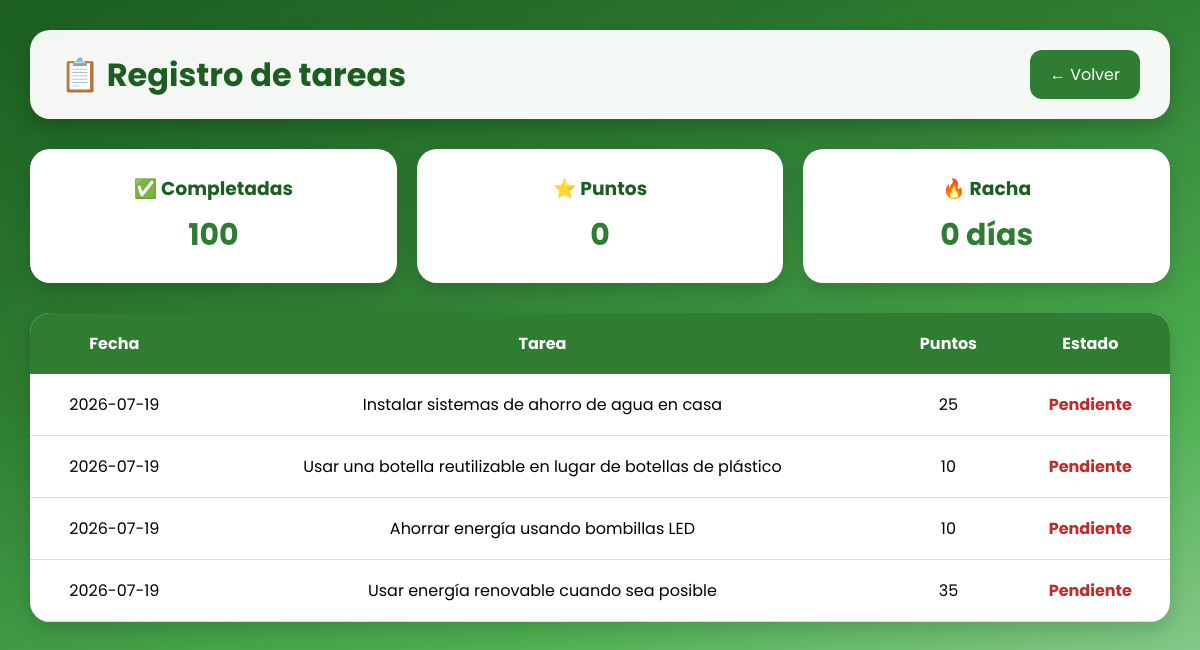
Page /tareas_reg (signed in) on the committed database.
### main.py (models this page shows, shortened)
class User(db.Model):
    id = db.Column(db.Integer, primary_key=True)
    email = db.Column(db.String(100), unique=True, nullable=False)
    password = db.Column(db.String(100), nullable=False)
    username = db.Column(db.String(100), nullable=True)
    points = db.Column(db.Integer, default=0)
    plant_name = db.Column(db.String(200), default=0)
    plant_type = db.Column(db.String(200), default=0)
    streak = db.Column(db.Integer, default=0)
    lvl = db.Column(db.Integer, default=0)
    impact = db.Column(db.Integer, default=0)

class Task(db.Model):
    id = db.Column(db.Integer, primary_key=True)
    user_id = db.Column(db.Integer, db.ForeignKey('user.id'), nullable=False)
    name = db.Column(db.String(100), nullable=False)
    points = db.Column(db.Integer, nullable=False)
    completed = db.Column(db.Boolean, default=False)
    date = db.Column(db.String(100), nullable=False)

### main.py (the view)
@app.route('/tareas_reg')
def tareas_reg():
    if 'user_id' not in session:
        return redirect('/')
    tareas = Task.query.filter_by(
        user_id=session['user_id']
    ).order_by(Task.date.desc()).all()
    return render_template(
        'registro.html',
        user=User.query.get(session['user_id']),
        tareas=tareas
    )

### templates/registro.html (shortened to what this page needs)
<!DOCTYPE html>
<html lang="es">
<head>
    <link rel="stylesheet" href="../static/css/registro.css">
</head>
<body>
<header class="encabezado">
    <h1>📋 Registro de tareas</h1>
    <a href="dashboard" class="volver">
        ← Volver
    </a>
</header>
<main class="contenedor">
    <section class="resumen">
        <div class="estadistica">
            <h3>✅ Completadas</h3>
            <p>{{ user.impact }}</p>
        </div>
        <div class="estadistica">
            <h3>⭐ Puntos</h3>
            <p>{{ user.points }}</p>
        </div>
        <div class="estadistica">
            <h3>🔥 Racha</h3>
            <p>{{ user.streak }} días</p>
        </div>
    </section>
    <section class="tabla">
        <table>
            <thead>
                <tr>
                    <th>Fecha</th>
                    <th>Tarea</th>
                    <th>Puntos</th>
                    <th>Estado</th>
                </tr>
            </thead>
            <tbody>
                {% for task in tareas %}
                <tr>
                    <td>{{ task.date }}</td>
                    <td>{{ task.name }}</td>
                    <td>{{ task.points }}</td>
                    <td>
                        {% if task.completed %}
                            <span class="completada">Completada</span>
                        {% else %}
                            <span class="pendiente">Pendiente</span>
                        {% endif %}
                    </td>
                </tr>
                {% endfor %}
            </tbody>
        </table>
    </section>
</main>
</body>
</html>

### static/css/registro.css (style rules this page uses)
* { margin:0; padding:0; box-sizing:border-box; font-family:'Poppins',sans-serif; }
body { min-height:100vh; background:linear-gradient(160deg,#1B5E20,#2E7D32,#4CAF50,#A5D6A7); padding:30px; }
.encabezado { max-width:1200px; margin:auto; margin-bottom:30px; background:rgba(255,255,255,.95); display:flex; justify-content:space-between; align-items:center; padding:20px 30px; border-radius:20px; box-shadow:0 10px 20px rgba(0,0,0,.2); }
.encabezado h1 { color:#1B5E20; }
.volver { text-decoration:none; background:#2E7D32; color:white; padding:12px 20px; border-radius:12px; transition:.3s; }
.contenedor { max-width:1200px; margin:auto; }
.resumen { display:flex; gap:20px; margin-bottom:30px; }
.estadistica { flex:1; background:white; padding:25px; text-align:center; border-radius:20px; box-shadow:0 8px 20px rgba(0,0,0,.15); }
.estadistica h3 { color:#1B5E20; margin-bottom:10px; }
.estadistica p { font-size:30px; font-weight:bold; color:#2E7D32; }
.tabla { background:white; border-radius:20px; overflow:hidden; box-shadow:0 8px 20px rgba(0,0,0,.15); }
table { width:100%; border-collapse:collapse; }
thead { background:#2E7D32; color:white; }
th { padding:18px; }
td { padding:18px; text-align:center; border-bottom:1px solid #ddd; }
.pendiente { color:#C62828; font-weight:bold; }

### rows in the picture
User: impact "100", points "0", streak "0"
Task: date "2026-07-19", name "Instalar sistemas de ahorro de agua en casa", points "25", completed "Pendiente"
Task: date "2026-07-19", name "Usar una botella reutilizable en lugar de botellas de plástico", points "10", completed "Pendiente"
Task: date "2026-07-19", name "Ahorrar energía usando bombillas LED", points "10", completed "Pendiente"
Task: date "2026-07-19", name "Usar energía renovable cuando sea posible", points "35", completed "Pendiente"
